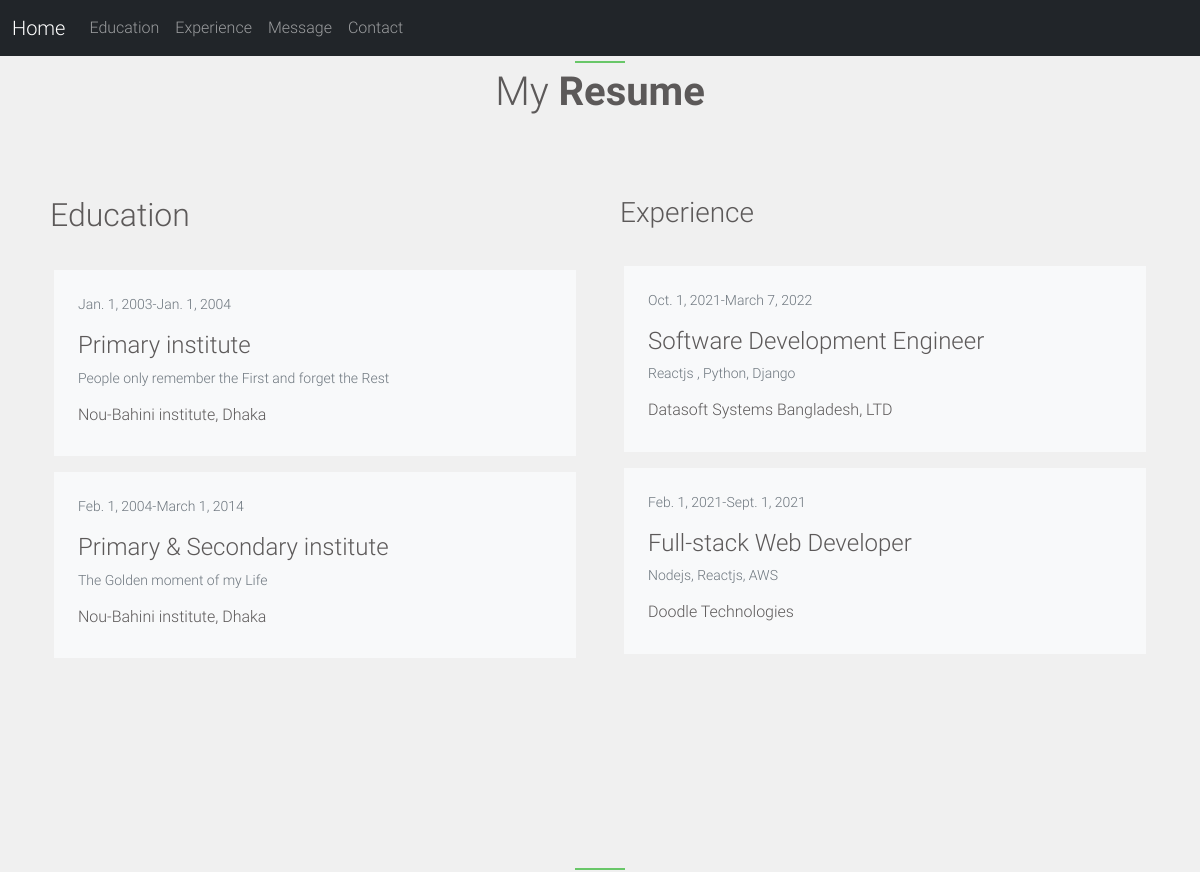
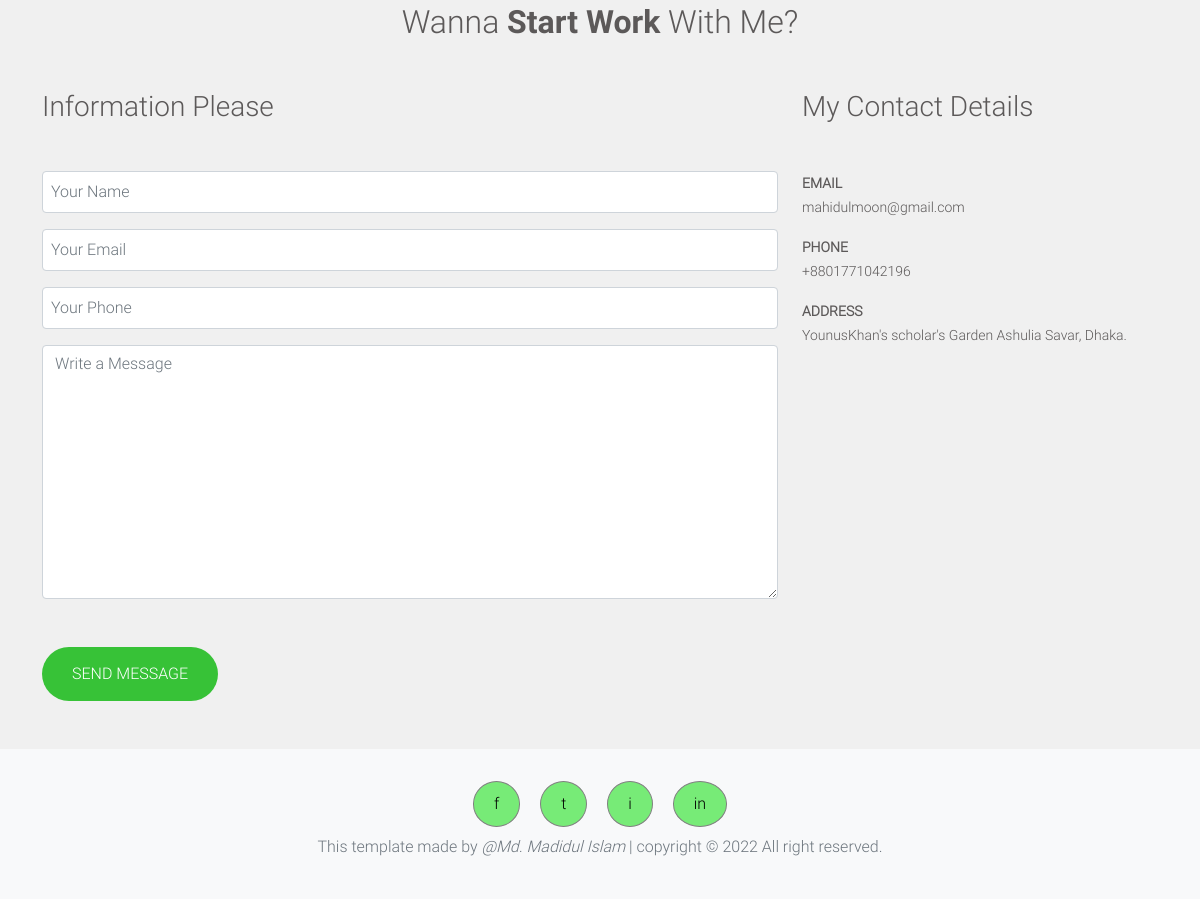
The page / on the database its author committed (2 pictures, top to bottom).
### crud/models.py (models this page shows, shortened)
class Education(models.Model):
    level = models.CharField(max_length=100)
    institute = models.CharField(max_length=100)
    bio = models.CharField(max_length=100)
    location = models.CharField(max_length=100)
    date_from = models.DateField(default=timezone.now)
    date_to = models.DateField(default=timezone.now)

class Experience(models.Model):
    job_title = models.CharField(max_length=100)
    subjects = models.CharField(max_length=100)
    company = models.CharField(max_length=100)
    date_from = models.DateField(default=timezone.now)
    date_to = models.DateField(default=timezone.now)

class Details(models.Model):
    email = models.EmailField()
    phone = models.CharField(max_length=30)
    address = models.CharField(max_length=100)

### crud/views.py (the view)
# urls.py: path('', views.home, name='home'),
def home(request):
    return render(request, 'crud/index.html', context)

### crud/templates/crud/index.html
{% extends 'crud/base.html' %}
{% load static %}
{% block content %}
    <div class="row">
        <div class="col-md-6">
            <h2 class="mt-4 mb-4 p-2">Education</h2>
            {% for edu in educations %}
                <div class="m-2 p-4 bg-light mysection">
                    <p class="small text-muted">{{ edu.date_from }}-{{edu.date_to}}</p>
                    <h4>{{ edu.level }}</h4>
                    <p class="small text-muted">{{ edu.bio }}</p>
                    <h6>{{ edu.institute }}, {{edu.location}}</h6>
                </div>
            {% endfor %}
        </div>
        <div class="col-md-6">
            <h3 class="mt-4 mb-4 p-2">Experience</h3>
            {% for exp in experiences %}
                <div class="m-2 p-4 bg-light mysection">
                    <p class="small text-muted">{{ exp.date_from }}-{{ exp.date_to }}</p>
                    <h4>{{ exp.job_title }}</h4>
                    <p class="small text-muted">{{ exp.subjects }}</p>
                    <h6>{{ exp.company }}</h6>
                </div>
            {% endfor %}
        </div>
    </div>
    <div class="gap"></div>
    <div class="greenstep mt-5"></div>
    <h2 class="text-center mb-5">Wanna <span style="font-family: robotoBold;">Start Work</span> With Me? </h2>
    <div class="row">
        <div class="col-md-8 mb-5">
            <h3 class="mb-5">Information Please</h3>
            <form action="#">
                <div class="form-group mb-3">
                    <input type="text" class="form-control p-2" id="name" placeholder="Your Name" name="name">
                </div>
                <div class="form-group mb-3">
                    <input type="email" class="form-control p-2" id="email" placeholder="Your Email" name="email">
                </div>
                <div class="form-group mb-3">
                    <input type="text" class="form-control p-2" id="phone" placeholder="Your Phone" name="phone">
                </div>
                <div class="form-group">
                    <textarea class="form-control form" id="message" placeholder="Write a Message" name="message"
                        rows="10"></textarea>
                </div>
                <input type="submit" value="SEND MESSAGE" class="mybtn mt-5">
            </form>
        </div>
        <div class="col-md-4">
            <h3 class="mb-5">My Contact Details</h3>
            {% if details %}
            {% for details in details %}
                <div class="mb-3">
                    <b><small>EMAIL</small></b><br>
                    <small>{{ details.email }}</small>
                </div>
                <div class="mb-3">
                    <b><small>PHONE</small></b><br>
                    <small>{{ details.phone }}</small>
                </div>
                <div class="mb-3">
                    <b><small>ADDRESS</small></b><br>
                    <small>
                       {{ details.address }}
                    </small>
                </div>
                {% endfor %}
            {% endif %}
        </div>
    </div>
{% endblock %}

### crud/templates/crud/base.html (shortened to what this page needs)
<!DOCTYPE html>
{% load static %}
<html lang="en">
<head>
    <link href="https://cdn.jsdelivr.net/npm/bootstrap@5.1.3/dist/css/bootstrap.min.css" rel="stylesheet">
    <link rel="stylesheet" type="text/css" href="{% static 'crud/mystyle.css' %}">
</head>
<body>
<nav class="navbar navbar-expand-sm bg-dark navbar-dark">
  <div class="container-fluid">
    <a class="navbar-brand" href="{% url 'crud:home' %}">Home</a>
    <div class="collapse navbar-collapse" id="collapsibleNavbar">
    <ul class="navbar-nav">
      <li class="nav-item">
        <a class="nav-link" href="{% url 'crud:education' %}">Education</a>
      </li>
      <li class="nav-item">
        <a class="nav-link" href="{% url 'crud:experience' %}">Experience</a>
      </li>
      <li class="nav-item">
        <a class="nav-link" href="{% url 'crud:message' %}">Message</a>
      </li>
      <li class="nav-item">
        <a class="nav-link" href="{% url 'crud:contact' %}">Contact</a>
      </li>
    </ul>
  </div>
</nav>
<div class="greenstep"></div>
<h1 class="text-center mb-5 pointer">My <span style="font-family: robotoBold;">Resume</span></h1>
<div class="container">
  {% block content %}{% endblock %}
</div>
<div class="footer bg-light p-4 text-muted">
        <div class="text-center">
            <a class="btn m-2 linkbtn" href="https://www.facebook.com/mdmahidul.moon/">f</a>
            <a class="btn m-2 linkbtn" href="#">t</a>
            <a class="btn m-2 linkbtn" href="https://www.instagram.com/m4h1dul_m00n/">i</a>
            <a class="btn m-2 linkbtn" href="https://www.linkedin.com/authwall?trk='
            'bf&trkInfo=AQEtgCk16MjpuAAAAX85s524nsDG2UiMvBQAs8ePGeJCDF8aoEPEmHHnTYUdmKy_'
            'iFTQdDwJHoWWuTW3HLLK015oRbO_pA_fcgGs8vcO7N-bQzc1PhxdtXupy2VNZDAkKPIsv7U=&originalReferer='
            '&sessionRedirect=https%3A%2F%2Fwww.linkedin.com%2Fin%2Fmahidul-moon-281509144%2F">in</a>
        </div>
        <p class=" text-center">This template made by <i class="fa fa-italic" aria-hidden="true">
            @Md. Madidul Islam</i> | copyright © 2022 All right reserved.</p>
</div>
</body>
</html>

### crud/static/crud/mystyle.css (style rules this page uses)
body { background-color: rgb(240,240,240); font-family: robotoLight; color:rgb(92, 89, 89); }
.mysection { background-color: white; border: 4px solid rgb(240,240,240); }
.greenstep { margin: 5px auto; width: 50px; height: 2px; background-color: rgb(105, 199, 105); }
.gap { height: 150px; }
.mybtn { border: none; padding: 15px 30PX; background-color:rgb(55, 194, 55); color: white; border-radius: 30px; }
.linkbtn { background-color:rgb(119, 235, 119); color: black; padding: 10px 20px; text-align: center; border: 1px solid gray; border-radius: 50%; }

### rows shown on the page
Education: date_from "Jan. 1, 2003", date_to "Jan. 1, 2004", level "Primary institute", bio "People only remember the First and forget the Rest", institute "Nou-Bahini institute", location "Dhaka"
Education: date_from "Feb. 1, 2004", date_to "March 1, 2014", level "Primary & Secondary institute", bio "The Golden moment of my Life", institute "Nou-Bahini institute", location "Dhaka"
Experience: date_from "Oct. 1, 2021", date_to "March 7, 2022", job_title "Software Development Engineer", subjects "Reactjs , Python, Django", company "Datasoft Systems Bangladesh, LTD"
Experience: date_from "Feb. 1, 2021", date_to "Sept. 1, 2021", job_title "Full-stack Web Developer", subjects "Nodejs, Reactjs, AWS", company "Doodle Technologies"
Details: email "mahidulmoon@gmail.com", phone "+8801771042196", address "YounusKhan's scholar's Garden Ashulia Savar, Dhaka."
